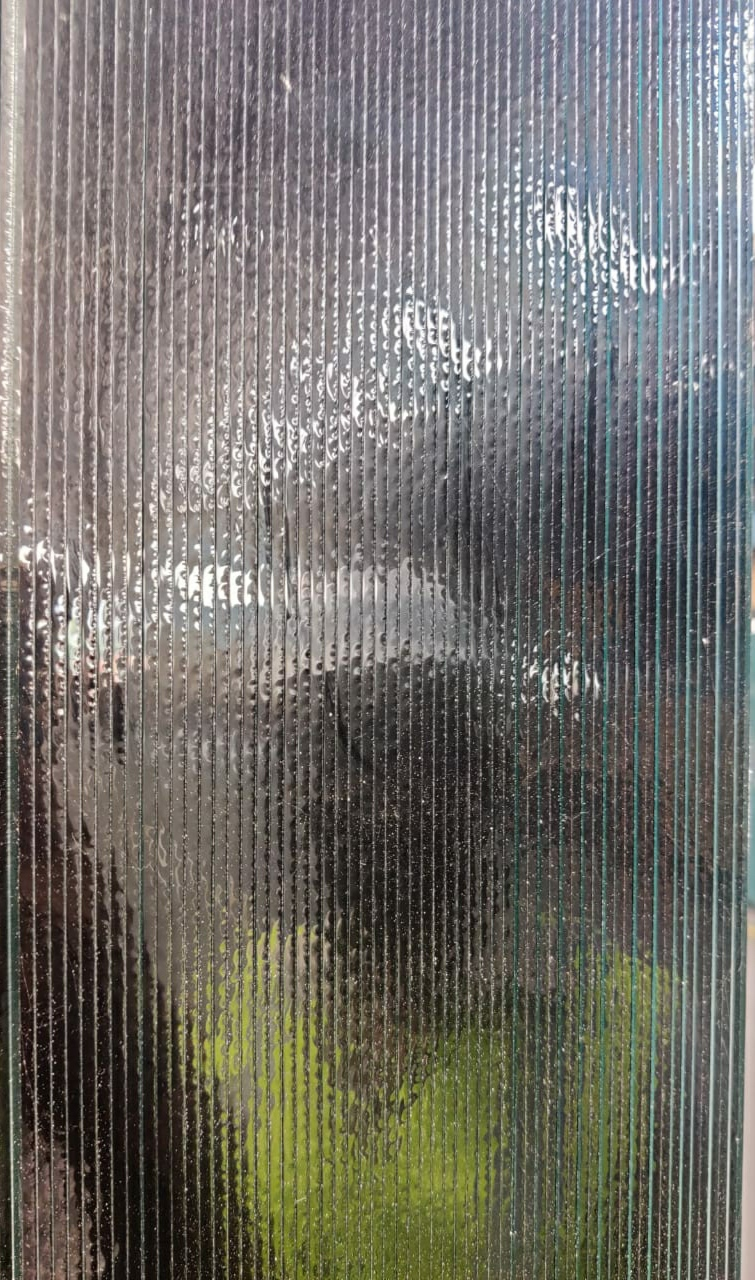
#> input picture homework/mm19b012_Assign_Q3/Vijay.jpeg, 755 x 1280 px, found by its file name
$ jupyter execute Houghtrsfn-Copy1.ipynb
#> lines starting #> are read from the running program, lines starting #| are printed output that depends on the picture
[cell 1]
import cv2
import numpy as np
import matplotlib
from matplotlib.pyplot import imshow
from matplotlib import pyplot as plt
from matplotlib.image import imread

[cell 2]
img=imread('/home/pragalbhv/Desktop/homework/mm19b012_Assign_Q3/Vijay.jpeg')
#> img is the input picture: shape (1280, 755, 3); mean R, G, B 114.8, 112.9, 106.9
img2=imread('/home/pragalbhv/Desktop/homework/mm19b012_Assign_Q3/Vijayprocessedimg.jpg')
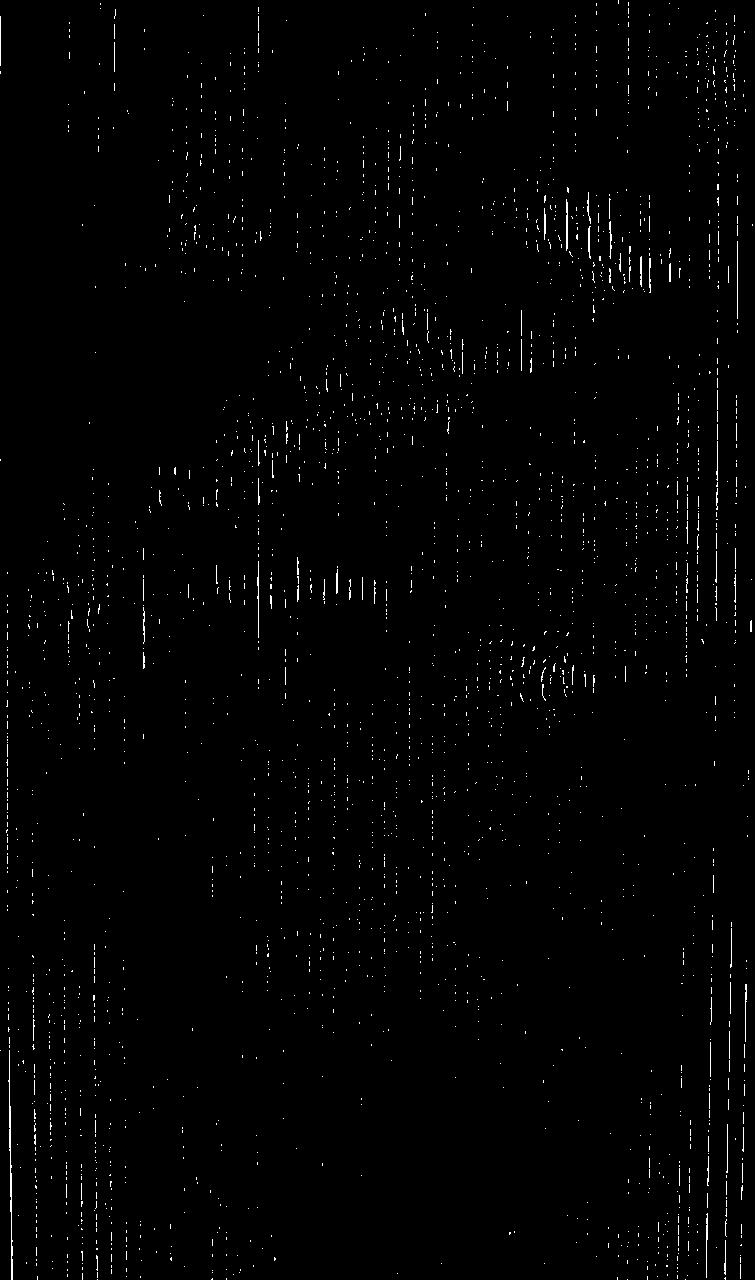
#> input picture homework/mm19b012_Assign_Q3/Vijayprocessedimg.jpg, 755 x 1280 px, found by its file name
#> img2 is the input picture: shape (1280, 755); min 0, max 255, mean 3.3

[cell 3]
lines=cv2.HoughLines(img2,1,np.pi/180,200)
#> lines = 814 rows, first 8: [728, 0.0175], [747, 0.0175], [725, 0.0175], [717, 0], [-697, 3.11], [715, 0], [10, 3.12], [744, 0.0175]
print(len(lines))
#| 814
for i in range(len(lines)):
    theta=lines[i][0][1]
    rho=lines[i][0][0]
    a=np.cos(theta)
    b=np.sin(theta)
    x0=a*rho
    y0=b*rho
    x1=int(x0+1000*(-b))
    y1=int(y0+1000*(a))
    x2=int(x0-1000*(-b))
    y2=int(y0-1000*(a))
    cv2.line(img,(x1,y1),(x2,y2),(0,0,255),2)
    cv2.imwrite('output3.jpg',img)
    cv2.line(img2,(x1,y1),(x2,y2),(0,0,255),2)
    cv2.imwrite('output4.jpg',img)
#> this loop made 814 passes
#> (theta, rho, a, b, x0, y0, x1, y1) on passes 1 to 3: (0.0175, 728, 1, 0.0175, 727.9, 12.71, 710, 1012), (0.0175, 747, 1, 0.0175, 746.9, 13.04, 729, 1012), (0.0175, 725, 1, 0.0175, 724.9, 12.65, 707, 1012)

[cell 4]
out=imread('output3.jpg')
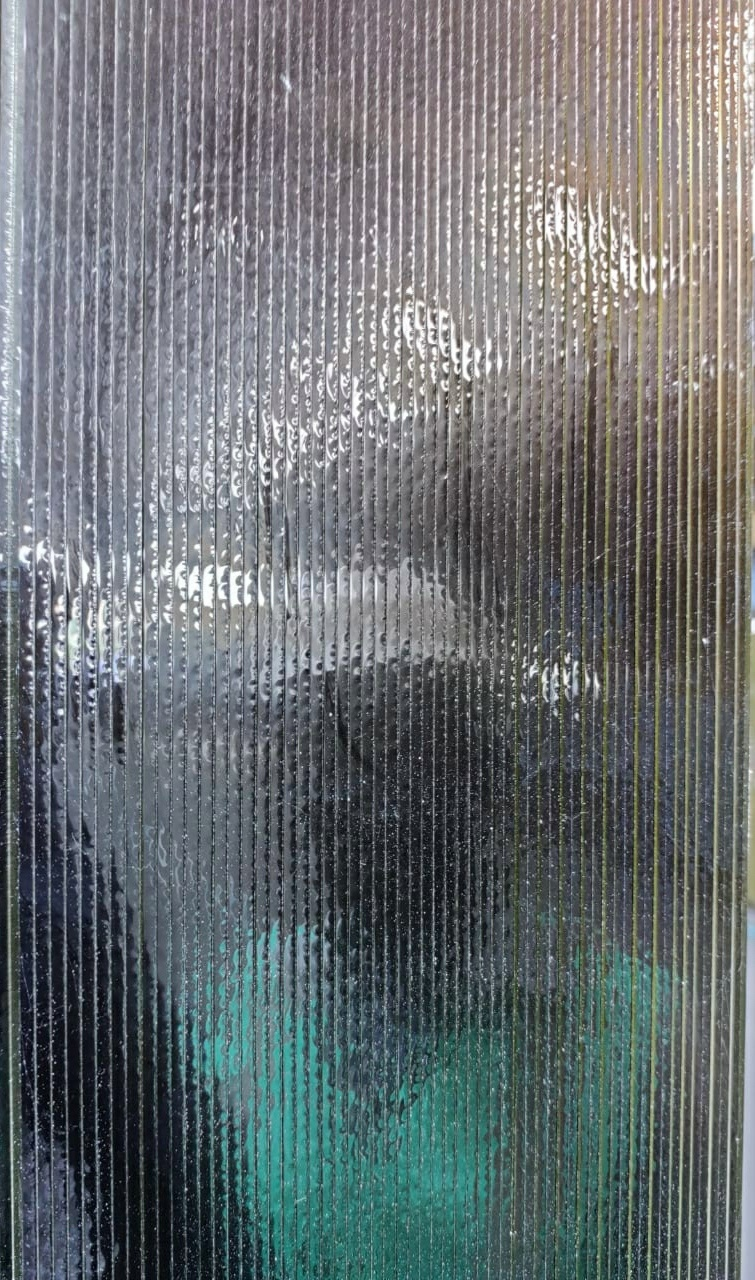
#> out: shape (1280, 755, 3); mean R, G, B 106.9, 112.9, 114.9
plt.imshow(out)
plt.show()
